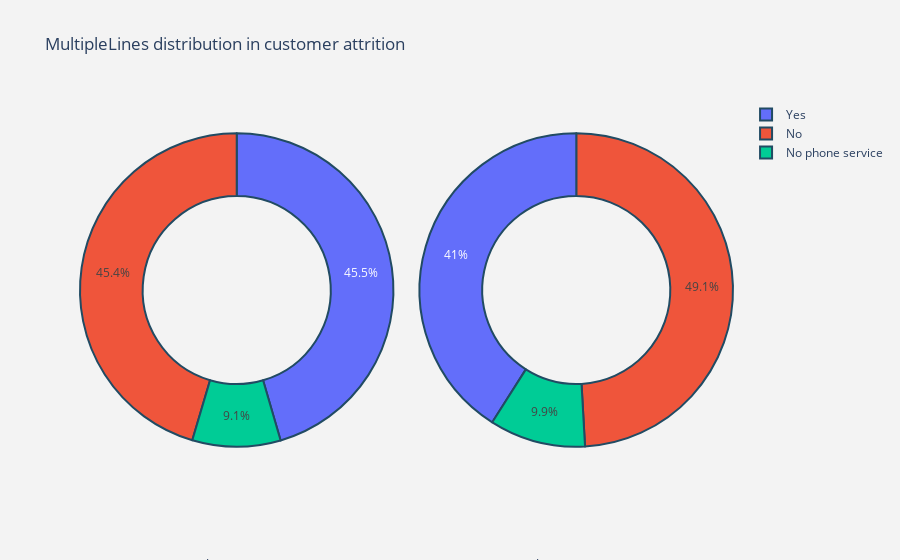

The cell this chart's notebook holds for it:
### Code cell
plot_pie("MultipleLines")
chi_square_test('MultipleLines', df)

### Figure 1 — Plotly figure (JSON) as saved in the notebook; plotly's stock layout.template omitted (floating-point values rounded to 4 significant figures)
{"data": [{"domain": {"x": [0, 0.48]}, "hole": 0.6, "hoverinfo": "label+percent+name", "labels": ["Yes", "No", "No phone service"], "marker": {"line": {"color": "rgb(33, 75, 99)", "width": 2}}, "name": "Churn Customers", "type": "pie", "values": [850, 849, 170]}, {"domain": {"x": [0.52, 1]}, "hole": 0.6, "hoverinfo": "label+percent+name", "labels": ["No", "Yes", "No phone service"], "marker": {"line": {"color": "rgb(33, 75, 99)", "width": 2}}, "name": "Non Churn Customers", "type": "pie", "values": [2541, 2121, 512]}], "layout": {"annotations": [{"font": {"size": 13}, "showarrow": false, "text": "churn customers", "x": 0.18, "y": -0.25}, {"font": {"size": 13}, "showarrow": false, "text": "Non Churn Customers", "x": 0.85, "y": -0.25}], "autosize": true, "paper_bgcolor": "rgb(243,243,243)", "plot_bgcolor": "rgb(243,243,243)", "title": {"text": "MultipleLines distribution in customer attrition "}}}
